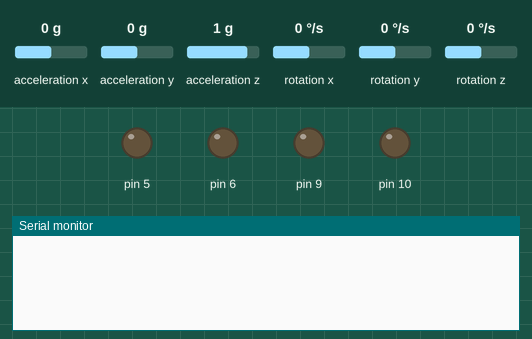
A sketch run on a simulated Arduino Uno, built with avr-gcc and run on an emulated ATmega328P. Shown: output pins drawn as LEDs (lit = HIGH), the last lines printed to the serial monitor. Wiring (inferred from the names in the program): MPU-6050 motion sensor at I2C address 0x68. Inputs (shaded band) come from the test bench; at power-on: acceleration x 0 g, acceleration y 0 g, rotation x 0 °/s, rotation y 0 °/s, acceleration z 1 g, rotation z 0 °/s.

Above: at 0.1 s.
2.3 s: acceleration x set to -1.4 g
At 2.9 s:
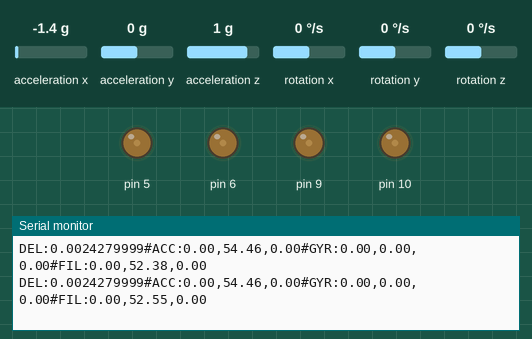
5.3 s: acceleration y set to 0.8 g
At 6.4 s:
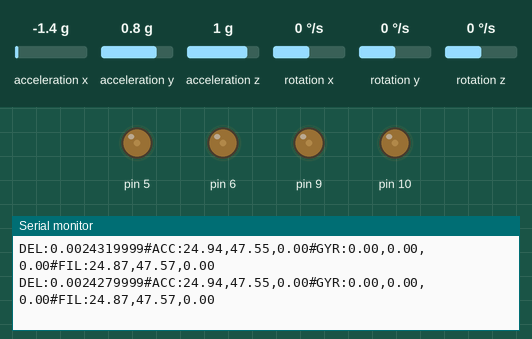
8.3 s: rotation x set to -192 °/s
At 9.0 s:
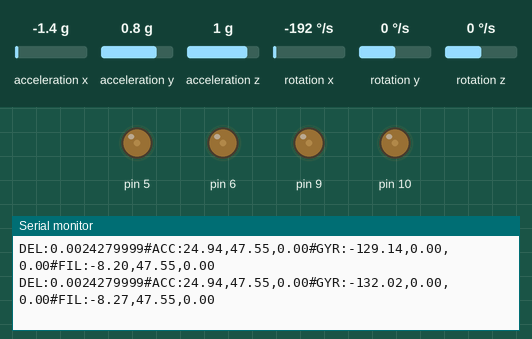
11.3 s: rotation y set to -192 °/s
At 12.2 s:
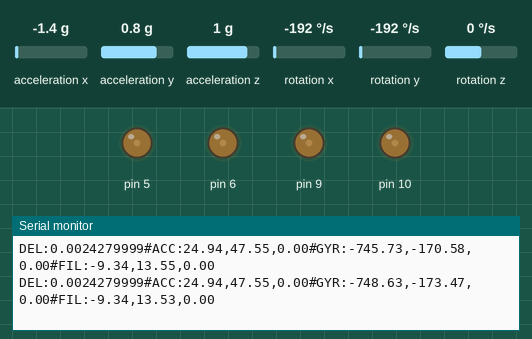
Timing chart, 0 to 14.3 s (numbered marks = the images above; inputs shaded):
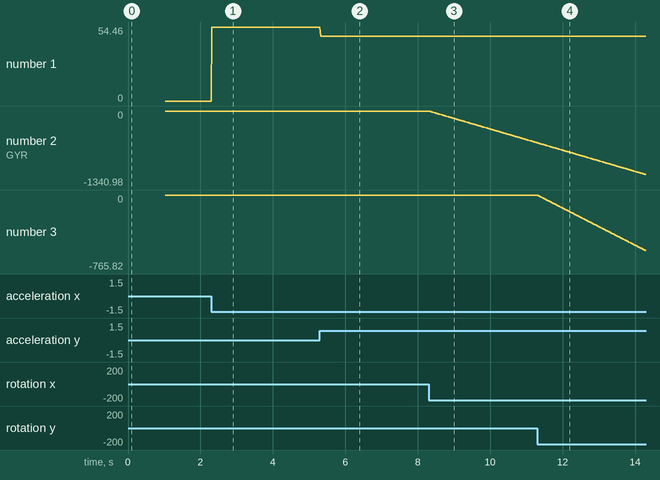

Measured:
- after the input at 2.3 s, the serial monitor: prints a new line at once (image 1)
- plotted number 1: 0 → 54.46 after the input at 2.3 s

The sketch:

rpy_com.ino
```cpp
#include<Wire.h>

const int MPU_addr = 0x68; //MPU Address//
int16_t AcX, AcY, AcZ, Tmp, GyX, GyY, GyZ; //가속도 센서값, 자이로 센서값//

//세가지 형태의 Roll, Pitch, Yaw 각도를 저장하기 위한 변수//
float dt;
float accel_angle_x, accel_angle_y, accel_angle_z;
float gyro_angle_x, gyro_angle_y, gyro_angle_z;
float filtered_angle_x, filtered_angle_y, filtered_angle_z;

//보정형 변수//
float baseAcX, baseAcY, baseAcZ;
float baseGyX, baseGyY, baseGyZ;

//시간관련 값//
unsigned long t_now;
unsigned long t_prev;

//자이로 센서를 이용한 각도구하기//
float gyro_x, gyro_y, gyro_z;

void setup() {
  // put your setup code here, to run once:
  initMPU6050(); //MPU6050초기화//
  Serial.begin(115200);
  calibAccelGyro(); //가속도 자이로 센서의 초기 평균값을 구한다.//
  initDT(); //시간 간격 초기화//
  accelNoiseTest();
}

void loop() {
  // put your main code here, to run repeatedly:
  readAccelGyro();
  calcDT();

  calcAccelYPR(); //가속도 센서 Roll, Pitch, Yaw의 각도를 구하는 루틴//
  calcGyroYPR(); //자이로 센서 Roll, Pitch, Yaw의 각도를 구하는 루틴//
  calcFilteredYPR(); //상보필터를 적용해 Roll, Pitch, Yaw의 각도를 구하는 루틴//

  static int cnt;
  cnt++;

  if(cnt%2 == 0){
    SendDataToProcessing(); //프로세싱으로 Roll, Pitch, Yaw값을 전송//
  }
}
///////////////////////
void initMPU6050(){
  //MPU6050 초기화//
  Wire.begin();
  Wire.beginTransmission(MPU_addr);
  Wire.write(0x6B);
  Wire.write(0);
  Wire.endTransmission(true); //I2C의 제어권을 반환//
}
///////////////////////
void readAccelGyro(){
  Wire.beginTransmission(MPU_addr);
  Wire.write(0x3B);
  Wire.endTransmission(false);  //I2C의 제어권을 이어간다//
  Wire.requestFrom(MPU_addr, 14, true);

  //가속도, 자이로 센서의 값을 읽어온다.//
  AcX = Wire.read() << 8|Wire.read();
  AcY = Wire.read() << 8|Wire.read();
  AcZ = Wire.read() << 8|Wire.read();
  Tmp = Wire.read() << 8|Wire.read();
  GyX = Wire.read() << 8|Wire.read();
  GyY = Wire.read() << 8|Wire.read();
  GyZ = Wire.read() << 8|Wire.read();
}
////////////////////////
void SendDataToProcessing(){
  Serial.print(F("DEL:"));
  Serial.print(dt, DEC);
  Serial.print(F("#ACC:"));
  Serial.print(accel_angle_x, 2);
  Serial.print(F(","));
  Serial.print(accel_angle_y, 2);
  Serial.print(F(","));
  Serial.print(accel_angle_z, 2);
  Serial.print(F("#GYR:"));
  Serial.print(gyro_angle_x, 2);
  Serial.print(F(","));
  Serial.print(gyro_angle_y, 2);
  Serial.print(F(","));
  Serial.print(gyro_angle_z, 2);
  Serial.print(F("#FIL:"));
  Serial.print(filtered_angle_x);
  Serial.print(F(","));
  Serial.print(filtered_angle_y);
  Serial.print(F(","));
  Serial.print(filtered_angle_z);
  Serial.print(F("\n"));

  delay(5);
}
//////////////////////////
void calibAccelGyro(){
  float sumAcX = 0;
  float sumAcY = 0;
  float sumAcZ = 0;
  float sumGyX = 0;
  float sumGyY = 0;
  float sumGyZ = 0;

  readAccelGyro();

  //초기 보정값은 10번의 가속도 자이로 센서의 값을 받아 해당 평균값을 가진다.//
  for(int i=0; i<10; i++){
    readAccelGyro();

    sumAcX += AcX, sumAcY += AcY, sumAcZ += AcZ;
    sumGyX += GyX, sumGyY += GyY, sumGyZ += GyZ;

    delay(100);
  }

  baseAcX = sumAcX / 10;
  baseAcY = sumAcY / 10;
  baseAcZ = sumAcZ / 10;

  baseGyX = sumGyX / 10;
  baseGyY = sumGyY / 10;
  baseGyZ = sumGyZ / 10;
}
////////////////////////
void initDT(){
  t_prev = micros(); //초기 t_prev값은 근사값//
}
////////////////////////
void calcDT(){
  t_now = micros();
  dt = (t_now - t_prev) / 1000000.0;
  t_prev = t_now;
}
////////////////////////
void calcAccelYPR(){
  float accel_x, accel_y, accel_z;
  float accel_xz, accel_yz;
  const float RADIANS_TO_DEGREES = 180 / 3.14159;

  accel_x = AcX - baseAcX;
  accel_y = AcY - baseAcY;
  accel_z = AcZ + (16384 - baseAcZ);

  //accel_angle_y는 Roll각을 의미//
  accel_yz = sqrt(pow(accel_y, 2) + pow(accel_z, 2));
  accel_angle_y = atan(-accel_x / accel_yz) * RADIANS_TO_DEGREES;

  //accel_angle_x는 Pitch값을 의미//
  accel_xz = sqrt(pow(accel_x, 2) + pow(accel_z, 2));
  accel_angle_x = atan(accel_y / accel_xz) * RADIANS_TO_DEGREES;

  accel_angle_z = 0; //중력 가속도(g)의 방향과 정반대의 방향을 가리키므로 가속도 센서를 이용해서는 회전각을 계산할 수 없다.//
}
/////////////////////////
void calcGyroYPR(){
  const float GYROXYZ_TO_DEGREES_PER_SEC = 131;

  gyro_x = (GyX - baseGyX) / GYROXYZ_TO_DEGREES_PER_SEC;
  gyro_y = (GyY - baseGyY) / GYROXYZ_TO_DEGREES_PER_SEC;
  gyro_z = (GyZ - baseGyZ) / GYROXYZ_TO_DEGREES_PER_SEC;

  gyro_angle_x += gyro_x * dt;
  gyro_angle_y += gyro_y * dt;
  gyro_angle_z += gyro_z * dt;
}
/////////////////////////
void calcFilteredYPR(){
  const float ALPHA = 0.96;
  float tmp_angle_x, tmp_angle_y, tmp_angle_z;

  tmp_angle_x = filtered_angle_x + gyro_x * dt;
  tmp_angle_y = filtered_angle_y + gyro_y * dt;
  tmp_angle_z = filtered_angle_z + gyro_z * dt;

  //상보필터 값 구하기(가속도, 자이로 센서의 절충)//
  filtered_angle_x = ALPHA * tmp_angle_x + (1.0-ALPHA) * accel_angle_x;
  filtered_angle_y = ALPHA * tmp_angle_y + (1.0-ALPHA) * accel_angle_y;
  filtered_angle_z = tmp_angle_z;
}
/////////////////////////
void accelNoiseTest(){
  analogWrite(6, 40);
  analogWrite(10, 40);
  analogWrite(9,40);
  analogWrite(5, 40);
}
```
